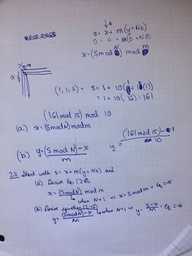
#> input picture Homework/Homework 1/handwritten exercises/exercise2_11.jpg, 192 x 256 px, shrunk from 960 x 1280 before the run
$ python main.py '../../../Homework/Homework 1/handwritten exercises/exercise2_11.jpg'
#> lines starting #> are read from the running program, lines starting #| are printed output that depends on the picture
### Projects/Project 1/src/FileManager.py
import cv2

class FileManager():
    @staticmethod
    def read_grayscale_image(image_path):
        return cv2.imread(image_path, 0)
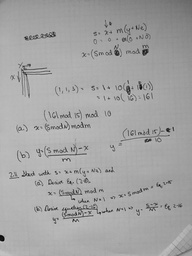
#> returned value: shape (256, 192); min 4, max 209, mean 164.3

### Projects/Project 1/src/main.py
'''
The purpose of this project is to practice the following adaptive enhancement algorithms:
1.	Histogram Equalization Applied to neighborhood sub-images with size = 5 x 5
2.	Statistical Enhancement using neighborhood sub-images with size = 5 x 5
Apply the two methods to enhance the attached image Fig0326.tif.
Algorithm #1: the transformation of the intensity levels; g(x,y) =T[f(x,y)]will be adapted according to the cumulative distribution of the 5 x 5 pixel neighbors.
Algorithm #2: the transformation of the intensity levels is the following equation:
g(x,y) = E*f(x,y); if [mean(x,y) < k0*global mean] and k1*global std < std(x,y) < k2*global std]
             = f(x,y);      otherwise

Where k0, k1, k2 are constants < 1, and E is a constant >  1. For example here are possible values k0 = 0.4, k1=0.02, k2 = 0.4, and E = 4.
'''
import sys
import cv2
from copy import deepcopy
import numpy as np
import matplotlib.pyplot as plt
from skimage import exposure
from scipy.stats import norm
from FileManager import FileManager

def display_image(image):
    # Display image:
    plt.imshow(image, cmap='gray')
    plt.show()

def adaptive_histogram_equalization(image, neighborhood_shape = (5, 5)):
    g = np.zeros(image.shape)

    for row_index, row in enumerate(image):
        for column_index, pixel in enumerate(row):
            relevant_neighborhood = get_neighborhood(image, (row_index, column_index), neighborhood_shape)
            image_cdf, bins = exposure.cumulative_distribution(relevant_neighborhood, 256)
            image_cdf *= 255
            g[row_index, column_index] = image_cdf[pixel]

    return g

def histogram_equalization(image):
    g = np.zeros(image.shape)
    image_cdf, bins = exposure.cumulative_distribution(image)
    image_cdf *= 8

    for row_index, row in enumerate(image):
        for column_index, pixel in enumerate(row):
            g[row_index, column_index] = image_cdf[pixel]

    return g


def adaptive_statistical_enhancement(image, neighborhood_shape = (5,5), k0=0.4, k1=0.02, k2=0.4, E=4):
    assert 0 <= k0 <= 1, "k0 must be a constant < 1"
    assert 0 <= k1 <= 1, "k1 must be a constant < 1"
    assert 0 <= k2 <= 1, "k2 must be a constant < 1"
    assert 1 <= E, "E must be a constant > 1"
    g = np.zeros(image.shape)

    global_mean = np.mean(image)
    global_std = np.std(image)

    for row_index, row in enumerate(image):
        for column_index, pixel in enumerate(row):
            relevant_neighborhood = get_neighborhood(image, (row_index, column_index), neighborhood_shape)
            neighborhood_mean = np.mean(relevant_neighborhood)
            neighborhood_std = np.std(relevant_neighborhood)

            if neighborhood_mean <= k0 * global_mean and k1*global_std <= neighborhood_std <= k2*global_std:
                g[row_index, column_index] = E * pixel
            else:
                g[row_index, column_index] = pixel

    return g

def get_neighborhood(image, pixel_location, neighborhood_shape):
    # Retrieve data from inputs
    rows = len(image[:, 0])
    columns = len(image[0, :])
    pixel_row, pixel_column = pixel_location

    # Initialize variables dependent on if statements
    left_pad = 0
    right_pad = 0
    top_pad = 0
    bottom_pad = 0

    # Compute image_frame WRT neighborhood_shape and pixel location
    mid_to_right = neighborhood_shape[0] // 2
    mid_to_top = neighborhood_shape[1] // 2
    y_start = int(pixel_row-mid_to_right-1)
    if y_start < 0:
        top_pad = y_start * -1 -1
        y_start = 0

    y_stop = int(pixel_row+mid_to_right+1)
    if y_stop > columns - 1:
        bottom_pad = -(y_stop - columns - 1)
        y_stop = columns

    x_start = int(pixel_column-mid_to_top-1)
    if x_start < 0:
        left_pad = x_start * -1 -1
        x_start = 0

    x_stop = int(pixel_column+mid_to_top+1)
    if x_stop > rows:
        right_pad = x_stop - rows - 1
        x_stop = rows

    # Retrieve relevant frame from image.  Initailize array of zeros to store result.
    frame = deepcopy(image[y_start:y_stop, x_start:x_stop])
    result = np.zeros(shape=neighborhood_shape)

    # Transfer image frame to resultant array taking into account the amount of padding.
    for row_index, row in enumerate(frame):
        for column_index, pixel in enumerate(row):
            if column_index+left_pad < (neighborhood_shape[1] - right_pad) and row_index + top_pad < (neighborhood_shape[0] - bottom_pad):
                result[row_index+top_pad, column_index+left_pad] = frame[row_index, column_index]

    return result

if __name__ == "__main__":
    args = sys.argv

    if(len(args) != 2):
        print("Command Line Arguments should follow the format:")
        print("python main.py [relative_image_path]")
    else:
        image_path = args[1]

        image = FileManager.read_grayscale_image(image_path)

        print("Displaying image...")
        display_image(image)

        equalized_image = cv2.equalizeHist(image)
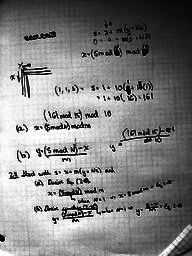
#> equalized_image: shape (256, 192); min 0, max 255, mean 130.3

        ahe_image = adaptive_histogram_equalization(image)
#> the loop in adaptive_histogram_equalization, `for row_index, row in enumerate(image):` made 256 passes
#> after the loop in adaptive_histogram_equalization, `for row_index, row in enumerate(image):`:
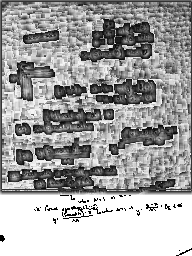
#> g: shape (256, 192) float64; min 0, max 255, mean 164

        print("Displaying ahe_image...")
        display_image(ahe_image)

        ase_image = adaptive_statistical_enhancement(image)

        print("Displaying ase_image...")
        display_image(ase_image)

        # stack images side by side
        res = np.hstack((image, equalized_image, ahe_image, ase_image))
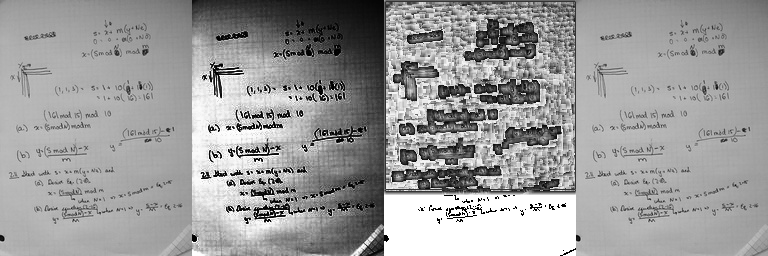
#> res: shape (256, 768) float64; min 0, max 255, mean 155.7

        display_image(res)
